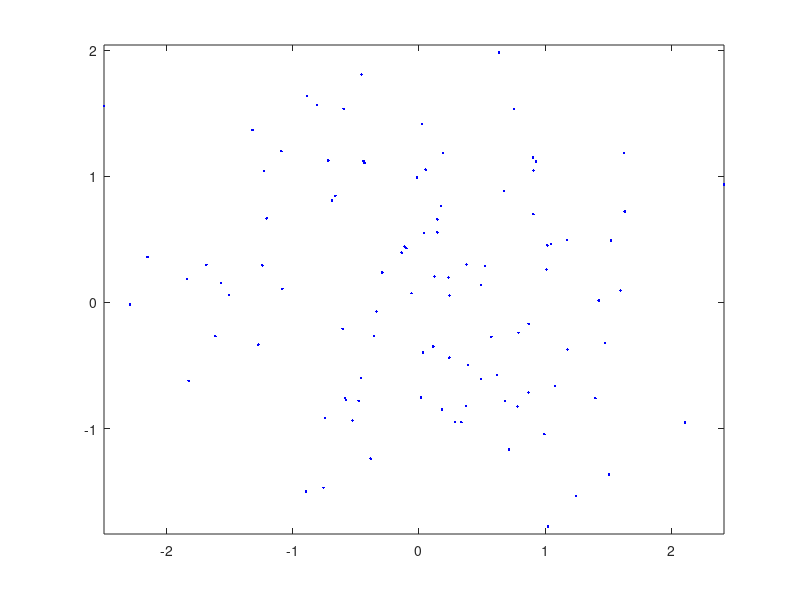

Recreate this plot in MATLAB. (Note: this script raises an error after producing the figure.)
% 1. Generate the required data set
randn('seed', 0);
m=[0 0];
S(:,:,1)=eye(2);
n_points=100*ones(1, 3);
X1=[];
for i=1:1
    X1=[X1; mvnrnd(m(i,:),S(:,:,i),n_points(i))];
end
X1=X1';

% Plot the data set
figure(1), plot(X1(1,:),X1(2,:),'.b')
figure(1), axis equal

% 2. To apply the k-means algorithm, for m = 2 and random initialization
m=2;
[l,N]=size(X1);
rand('seed',0)
theta_ini=rand(l,m);
[theta,bel,J]=k_means(X1,theta_ini);

% Plot X3, using different colors for points from different clusters
figure(2), hold on
figure(2), plot(X1(1,bel==1),X1(2,bel==1),'r.',...
X1(1,bel==2),X1(2,bel==2),'g*',X1(1,bel==3),X1(2,bel==3),'bo',...
X1(1,bel==4),X1(2,bel==4),'cx',X1(1,bel==5),X1(2,bel==5),'md',...
X1(1,bel==6),X1(2,bel==6),'yp',X1(1,bel==7),X1(2,bel==7),'ks')
figure(2), plot(theta(1,:),theta(2,:),'k+')
figure(2), axis equal

% 4. Work as in step 2, for m = 3
m=3;
[l,N]=size(X1);
rand('seed',0)
theta_ini=rand(l,m);
[theta,bel,J]=k_means(X1,theta_ini);
figure(4), hold on
figure(4), plot(X1(1,bel==1),X1(2,bel==1),'r.',...
X1(1,bel==2),X1(2,bel==2),'g*',X1(1,bel==3),X1(2,bel==3),'bo',...
X1(1,bel==4),X1(2,bel==4),'cx',X1(1,bel==5),X1(2,bel==5),'md',...
X1(1,bel==6),X1(2,bel==6),'yp',X1(1,bel==7),X1(2,bel==7),'ks')
figure(4), plot(theta(1,:),theta(2,:),'k+')
figure(4), axis equal
